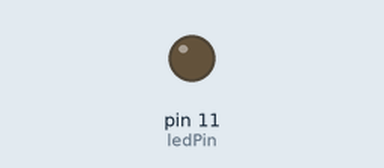
A sketch run on a simulated Arduino Uno, built with avr-gcc and run on an emulated ATmega328P. Shown: output pins drawn as LEDs (lit = HIGH).

Above: at 0.05 s.
At 1.7 s:
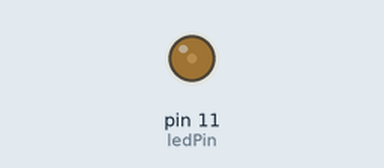
At 5.1 s:
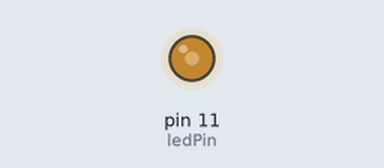
Timing chart, 0 to 6.7 s (numbered marks = the images above):
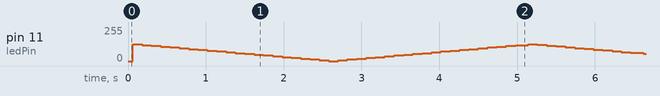

The sketch:

led.ino
```cpp
const int ledPin = 11;
int interwal = 255;


int increase(int a)
{
    return a + 1;
}
int decrease(int b)
{
    return b-1;
}
int (*p)(int);

void changedirection(int interwal)
{
    if(interwal == 255)
    {
        p = decrease;
    }
    else
    {
        p = increase;
    }

}

void setup()
{
    pinMode(ledPin, OUTPUT);
}

void loop()
{
    analogWrite(ledPin, interwal);
    delay(5);
    analogWrite(ledPin, LOW);
    delay(5);
    if(interwal == 255 || interwal == 0)
    {
        changedirection(interwal);
    }
    interwal = (*p)(interwal);


}
```
